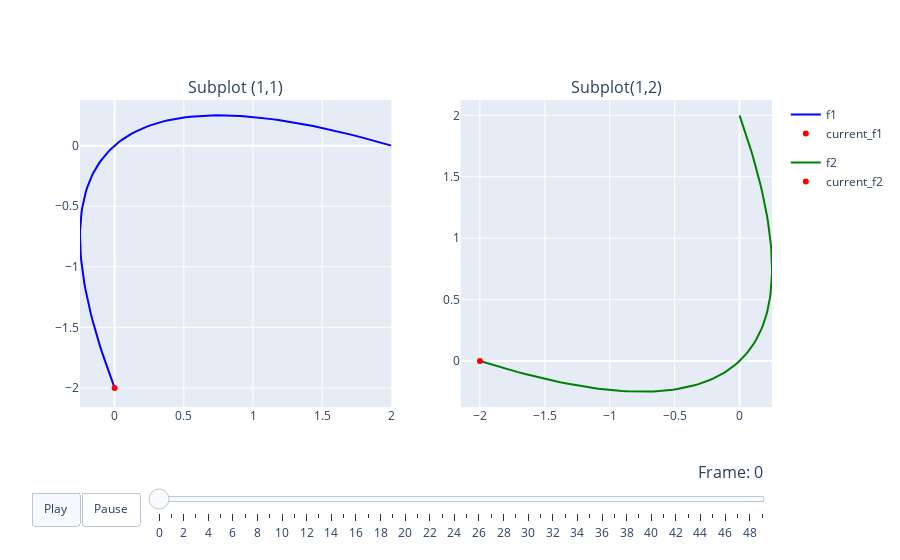

This figure's notebook cell:
### Code cell
fig.update(frames=frames),
fig.update_layout(updatemenus=updatemenus,
                  sliders=sliders);
fig.show() #in jupyter notebook

### Figure 1 — Plotly figure (JSON) as saved in the notebook; plotly's stock layout.template omitted (floating-point values rounded to 4 significant figures)
{"data": [{"hoverinfo": "name", "legendgroup": "f1", "line": {"color": "blue"}, "mode": "lines", "name": "f1", "showlegend": true, "type": "scatter", "x": [0, -0.01979, -0.03877, -0.05693, -0.07428, -0.09081, -0.1065, -0.1214, -0.1355, -0.1488, -0.1612, -0.1728, -0.1837, -0.1937, -0.2028, -0.2112, -0.2188, -0.2255, -0.2314, -0.2365, -0.2408, -0.2443, -0.2469, -0.2488, -0.2498, -0.25, -0.2494, -0.2479, -0.2457, -0.2426, -0.2388, -0.2341, -0.2285, -0.2222, -0.2151, -0.2071, -0.1983, -0.1888, -0.1783, -0.1671, -0.1551, -0.1422, -0.1286, -0.1141, -0.09877, -0.08264, -0.06571, -0.04795, -0.02938, -0.009999, 0.0102, 0.03122, 0.05306, 0.07571, 0.09917, 0.1235, 0.1486, 0.1745, 0.2012, 0.2288, 0.2571, 0.2863, 0.3163, 0.3471, 0.3787, 0.4112, 0.4444, 0.4785, 0.5134, 0.5491, 0.5857, 0.623, 0.6612, 0.7001, 0.7399, 0.7805, 0.822, 0.8642, 0.9073, 0.9511, 0.9958, 1.041, 1.088, 1.135, 1.183, 1.232, 1.281, 1.331, 1.383, 1.435, 1.488, 1.541, 1.596, 1.651, 1.707, 1.764, 1.822, 1.88, 1.94, 2], "xaxis": "x", "y": [-2, -1.94, -1.88, -1.822, -1.764, -1.707, -1.651, -1.596, -1.541, -1.488, -1.435, -1.383, -1.331, -1.281, -1.232, -1.183, -1.135, -1.088, -1.041, -0.9958, -0.9511, -0.9073, -0.8642, -0.822, -0.7805, -0.7399, -0.7001, -0.6612, -0.623, -0.5857, -0.5491, -0.5134, -0.4785, -0.4444, -0.4112, -0.3787, -0.3471, -0.3163, -0.2863, -0.2571, -0.2288, -0.2012, -0.1745, -0.1486, -0.1235, -0.09917, -0.07571, -0.05306, -0.03122, -0.0102, 0.009999, 0.02938, 0.04795, 0.06571, 0.08264, 0.09877, 0.1141, 0.1286, 0.1422, 0.1551, 0.1671, 0.1783, 0.1888, 0.1983, 0.2071, 0.2151, 0.2222, 0.2285, 0.2341, 0.2388, 0.2426, 0.2457, 0.2479, 0.2494, 0.25, 0.2498, 0.2488, 0.2469, 0.2443, 0.2408, 0.2365, 0.2314, 0.2255, 0.2188, 0.2112, 0.2028, 0.1937, 0.1837, 0.1728, 0.1612, 0.1488, 0.1355, 0.1214, 0.1065, 0.09081, 0.07428, 0.05693, 0.03877, 0.01979, 0], "yaxis": "y"}, {"hoverinfo": "name", "legendgroup": "f1", "line": {"color": "red"}, "mode": "markers", "name": "current_f1", "showlegend": true, "type": "scatter", "x": [0], "xaxis": "x", "y": [-2], "yaxis": "y"}, {"hoverinfo": "name", "legendgroup": "f2", "line": {"color": "green"}, "mode": "lines", "name": "f2", "showlegend": true, "type": "scatter", "x": [-2, -1.94, -1.88, -1.822, -1.764, -1.707, -1.651, -1.596, -1.541, -1.488, -1.435, -1.383, -1.331, -1.281, -1.232, -1.183, -1.135, -1.088, -1.041, -0.9958, -0.9511, -0.9073, -0.8642, -0.822, -0.7805, -0.7399, -0.7001, -0.6612, -0.623, -0.5857, -0.5491, -0.5134, -0.4785, -0.4444, -0.4112, -0.3787, -0.3471, -0.3163, -0.2863, -0.2571, -0.2288, -0.2012, -0.1745, -0.1486, -0.1235, -0.09917, -0.07571, -0.05306, -0.03122, -0.0102, 0.009999, 0.02938, 0.04795, 0.06571, 0.08264, 0.09877, 0.1141, 0.1286, 0.1422, 0.1551, 0.1671, 0.1783, 0.1888, 0.1983, 0.2071, 0.2151, 0.2222, 0.2285, 0.2341, 0.2388, 0.2426, 0.2457, 0.2479, 0.2494, 0.25, 0.2498, 0.2488, 0.2469, 0.2443, 0.2408, 0.2365, 0.2314, 0.2255, 0.2188, 0.2112, 0.2028, 0.1937, 0.1837, 0.1728, 0.1612, 0.1488, 0.1355, 0.1214, 0.1065, 0.09081, 0.07428, 0.05693, 0.03877, 0.01979, 0], "xaxis": "x2", "y": [0, -0.01979, -0.03877, -0.05693, -0.07428, -0.09081, -0.1065, -0.1214, -0.1355, -0.1488, -0.1612, -0.1728, -0.1837, -0.1937, -0.2028, -0.2112, -0.2188, -0.2255, -0.2314, -0.2365, -0.2408, -0.2443, -0.2469, -0.2488, -0.2498, -0.25, -0.2494, -0.2479, -0.2457, -0.2426, -0.2388, -0.2341, -0.2285, -0.2222, -0.2151, -0.2071, -0.1983, -0.1888, -0.1783, -0.1671, -0.1551, -0.1422, -0.1286, -0.1141, -0.09877, -0.08264, -0.06571, -0.04795, -0.02938, -0.009999, 0.0102, 0.03122, 0.05306, 0.07571, 0.09917, 0.1235, 0.1486, 0.1745, 0.2012, 0.2288, 0.2571, 0.2863, 0.3163, 0.3471, 0.3787, 0.4112, 0.4444, 0.4785, 0.5134, 0.5491, 0.5857, 0.623, 0.6612, 0.7001, 0.7399, 0.7805, 0.822, 0.8642, 0.9073, 0.9511, 0.9958, 1.041, 1.088, 1.135, 1.183, 1.232, 1.281, 1.331, 1.383, 1.435, 1.488, 1.541, 1.596, 1.651, 1.707, 1.764, 1.822, 1.88, 1.94, 2], "yaxis": "y2"}, {"hoverinfo": "name", "legendgroup": "f2", "line": {"color": "red"}, "mode": "markers", "name": "current_f2", "showlegend": true, "type": "scatter", "x": [-2], "xaxis": "x2", "y": [0], "yaxis": "y2"}], "layout": {"annotations": [{"font": {"size": 16}, "showarrow": false, "text": "Subplot (1,1)", "x": 0.225, "xanchor": "center", "xref": "paper", "y": 1, "yanchor": "bottom", "yref": "paper"}, {"font": {"size": 16}, "showarrow": false, "text": "Subplot(1,2)", "x": 0.775, "xanchor": "center", "xref": "paper", "y": 1, "yanchor": "bottom", "yref": "paper"}], "sliders": [{"currentvalue": {"font": {"size": 16}, "prefix": "Frame: ", "visible": true, "xanchor": "right"}, "len": 0.9, "pad": {"b": 10, "t": 50}, "steps": [{"args": [[0], {"frame": {"duration": 500, "easing": "linear", "redraw": false}, "transition": {"duration": 0, "easing": "linear"}}], "label": "0", "method": "animate"}, {"args": [[1], {"frame": {"duration": 500, "easing": "linear", "redraw": false}, "transition": {"duration": 0, "easing": "linear"}}], "label": "1", "method": "animate"}, {"args": [[2], {"frame": {"duration": 500, "easing": "linear", "redraw": false}, "transition": {"duration": 0, "easing": "linear"}}], "label": "2", "method": "animate"}, {"args": [[3], {"frame": {"duration": 500, "easing": "linear", "redraw": false}, "transition": {"duration": 0, "easing": "linear"}}], "label": "3", "method": "animate"}, {"args": [[4], {"frame": {"duration": 500, "easing": "linear", "redraw": false}, "transition": {"duration": 0, "easing": "linear"}}], "label": "4", "method": "animate"}, {"args": [[5], {"frame": {"duration": 500, "easing": "linear", "redraw": false}, "transition": {"duration": 0, "easing": "linear"}}], "label": "5", "method": "animate"}, {"args": [[6], {"frame": {"duration": 500, "easing": "linear", "redraw": false}, "transition": {"duration": 0, "easing": "linear"}}], "label": "6", "method": "animate"}, {"args": [[7], {"frame": {"duration": 500, "easing": "linear", "redraw": false}, "transition": {"duration": 0, "easing": "linear"}}], "label": "7", "method": "animate"}, {"args": [[8], {"frame": {"duration": 500, "easing": "linear", "redraw": false}, "transition": {"duration": 0, "easing": "linear"}}], "label": "8", "method": "animate"}, {"args": [[9], {"frame": {"duration": 500, "easing": "linear", "redraw": false}, "transition": {"duration": 0, "easing": "linear"}}], "label": "9", "method": "animate"}, {"args": [[10], {"frame": {"duration": 500, "easing": "linear", "redraw": false}, "transition": {"duration": 0, "easing": "linear"}}], "label": "10", "method": "animate"}, {"args": [[11], {"frame": {"duration": 500, "easing": "linear", "redraw": false}, "transition": {"duration": 0, "easing": "linear"}}], "label": "11", "method": "animate"}, {"args": [[12], {"frame": {"duration": 500, "easing": "linear", "redraw": false}, "transition": {"duration": 0, "easing": "linear"}}], "label": "12", "method": "animate"}, {"args": [[13], {"frame": {"duration": 500, "easing": "linear", "redraw": false}, "transition": {"duration": 0, "easing": "linear"}}], "label": "13", "method": "animate"}, {"args": [[14], {"frame": {"duration": 500, "easing": "linear", "redraw": false}, "transition": {"duration": 0, "easing": "linear"}}], "label": "14", "method": "animate"}, {"args": [[15], {"frame": {"duration": 500, "easing": "linear", "redraw": false}, "transition": {"duration": 0, "easing": "linear"}}], "label": "15", "method": "animate"}, {"args": [[16], {"frame": {"duration": 500, "easing": "linear", "redraw": false}, "transition": {"duration": 0, "easing": "linear"}}], "label": "16", "method": "animate"}, {"args": [[17], {"frame": {"duration": 500, "easing": "linear", "redraw": false}, "transition": {"duration": 0, "easing": "linear"}}], "label": "17", "method": "animate"}, {"args": [[18], {"frame": {"duration": 500, "easing": "linear", "redraw": false}, "transition": {"duration": 0, "easing": "linear"}}], "label": "18", "method": "animate"}, {"args": [[19], {"frame": {"duration": 500, "easing": "linear", "redraw": false}, "transition": {"duration": 0, "easing": "linear"}}], "label": "19", "method": "animate"}, {"args": [[20], {"frame": {"duration": 500, "easing": "linear", "redraw": false}, "transition": {"duration": 0, "easing": "linear"}}], "label": "20", "method": "animate"}, {"args": [[21], {"frame": {"duration": 500, "easing": "linear", "redraw": false}, "transition": {"duration": 0, "easing": "linear"}}], "label": "21", "method": "animate"}, {"args": [[22], {"frame": {"duration": 500, "easing": "linear", "redraw": false}, "transition": {"duration": 0, "easing": "linear"}}], "label": "22", "method": "animate"}, {"args": [[23], {"frame": {"duration": 500, "easing": "linear", "redraw": false}, "transition": {"duration": 0, "easing": "linear"}}], "label": "23", "method": "animate"}, {"args": [[24], {"frame": {"duration": 500, "easing": "linear", "redraw": false}, "transition": {"duration": 0, "easing": "linear"}}], "label": "24", "method": "animate"}, {"args": [[25], {"frame": {"duration": 500, "easing": "linear", "redraw": false}, "transition": {"duration": 0, "easing": "linear"}}], "label": "25", "method": "animate"}, {"args": [[26], {"frame": {"duration": 500, "easing": "linear", "redraw": false}, "transition": {"duration": 0, "easing": "linear"}}], "label": "26", "method": "animate"}, {"args": [[27], {"frame": {"duration": 500, "easing": "linear", "redraw": false}, "transition": {"duration": 0, "easing": "linear"}}], "label": "27", "method": "animate"}, {"args": [[28], {"frame": {"duration": 500, "easing": "linear", "redraw": false}, "transition": {"duration": 0, "easing": "linear"}}], "label": "28", "method": "animate"}, {"args": [[29], {"frame": {"duration": 500, "easing": "linear", "redraw": false}, "transition": {"duration": 0, "easing": "linear"}}], "label": "29", "method": "animate"}, {"args": [[30], {"frame": {"duration": 500, "easing": "linear", "redraw": false}, "transition": {"duration": 0, "easing": "linear"}}], "label": "30", "method": "animate"}, {"args": [[31], {"frame": {"duration": 500, "easing": "linear", "redraw": false}, "transition": {"duration": 0, "easing": "linear"}}], "label": "31", "method": "animate"}, {"args": [[32], {"frame": {"duration": 500, "easing": "linear", "redraw": false}, "transition": {"duration": 0, "easing": "linear"}}], "label": "32", "method": "animate"}, {"args": [[33], {"frame": {"duration": 500, "easing": "linear", "redraw": false}, "transition": {"duration": 0, "easing": "linear"}}], "label": "33", "method": "animate"}, {"args": [[34], {"frame": {"duration": 500, "easing": "linear", "redraw": false}, "transition": {"duration": 0, "easing": "linear"}}], "label": "34", "method": "animate"}, {"args": [[35], {"frame": {"duration": 500, "easing": "linear", "redraw": false}, "transition": {"duration": 0, "easing": "linear"}}], "label": "35", "method": "animate"}, {"args": [[36], {"frame": {"duration": 500, "easing": "linear", "redraw": false}, "transition": {"duration": 0, "easing": "linear"}}], "label": "36", "method": "animate"}, {"args": [[37], {"frame": {"duration": 500, "easing": "linear", "redraw": false}, "transition": {"duration": 0, "easing": "linear"}}], "label": "37", "method": "animate"}, {"args": [[38], {"frame": {"duration": 500, "easing": "linear", "redraw": false}, "transition": {"duration": 0, "easing": "linear"}}], "label": "38", "method": "animate"}, {"args": [[39], {"frame": {"duration": 500, "easing": "linear", "redraw": false}, "transition": {"duration": 0, "easing": "linear"}}], "label": "39", "method": "animate"}, {"args": [[40], {"frame": {"duration": 500, "easing": "linear", "redraw": false}, "transition": {"duration": 0, "easing": "linear"}}], "label": "40", "method": "animate"}, {"args": [[41], {"frame": {"duration": 500, "easing": "linear", "redraw": false}, "transition": {"duration": 0, "easing": "linear"}}], "label": "41", "method": "animate"}, {"args": [[42], {"frame": {"duration": 500, "easing": "linear", "redraw": false}, "transition": {"duration": 0, "easing": "linear"}}], "label": "42", "method": "animate"}, {"args": [[43], {"frame": {"duration": 500, "easing": "linear", "redraw": false}, "transition": {"duration": 0, "easing": "linear"}}], "label": "43", "method": "animate"}, {"args": [[44], {"frame": {"duration": 500, "easing": "linear", "redraw": false}, "transition": {"duration": 0, "easing": "linear"}}], "label": "44", "method": "animate"}, {"args": [[45], {"frame": {"duration": 500, "easing": "linear", "redraw": false}, "transition": {"duration": 0, "easing": "linear"}}], "label": "45", "method": "animate"}, {"args": [[46], {"frame": {"duration": 500, "easing": "linear", "redraw": false}, "transition": {"duration": 0, "easing": "linear"}}], "label": "46", "method": "animate"}, {"args": [[47], {"frame": {"duration": 500, "easing": "linear", "redraw": false}, "transition": {"duration": 0, "easing": "linear"}}], "label": "47", "method": "animate"}, {"args": [[48], {"frame": {"duration": 500, "easing": "linear", "redraw": false}, "transition": {"duration": 0, "easing": "linear"}}], "label": "48", "method": "animate"}, {"args": [[49], {"frame": {"duration": 500, "easing": "linear", "redraw": false}, "transition": {"duration": 0, "easing": "linear"}}], "label": "49", "method": "animate"}], "transition": {"duration": 500, "easing": "linear"}, "x": 0.1, "xanchor": "left", "y": 0, "yanchor": "top"}], "updatemenus": [{"buttons": [{"args": [["0", "1", "2", "3", "4", "5", "6", "7", "8", "9", "10", "11", "12", "13", "14", "15", "16", "17", "18", "19", "20", "21", "22", "23", "24", "25", "26", "27", "28", "29", "30", "31", "32", "33", "34", "35", "36", "37", "38", "39", "40", "41", "42", "43", "44", "45", "46", "47", "48", "49"], {"easing": "linear", "frame": {"duration": 500, "redraw": false}, "fromcurrent": true, "mode": "immediate", "transition": {"duration": 0}}], "label": "Play", "method": "animate"}, {"args": [[null], {"frame": {"duration": 0, "redraw": false}, "mode": "immediate", "transition": {"duration": 0}}], "label": "Pause", "method": "animate"}], "direction": "left", "pad": {"r": 10, "t": 85}, "showactive": true, "type": "buttons", "x": 0.1, "xanchor": "right", "y": 0, "yanchor": "top"}], "xaxis": {"anchor": "y", "domain": [0, 0.45]}, "xaxis2": {"anchor": "y2", "domain": [0.55, 1]}, "yaxis": {"anchor": "x", "domain": [0, 1]}, "yaxis2": {"anchor": "x2", "domain": [0, 1]}}}
